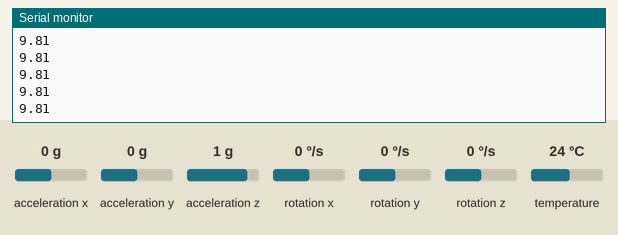
This program was run on a simulated Seeed XIAO ESP32-S3. Shown: the last lines printed to the serial monitor. The test bench sets the inputs (shaded band); at power-on: acceleration z 1 g, acceleration x 0 g, acceleration y 0 g, rotation x 0 °/s, rotation y 0 °/s, rotation z 0 °/s, temperature 24 °C. Nothing arrives over Bluetooth unless stated; a phone connects over Bluetooth LE 3 s after start.

Above: at 1.2 s.
1.3 s: acceleration z set to -1.4 g
At 1.34 s:
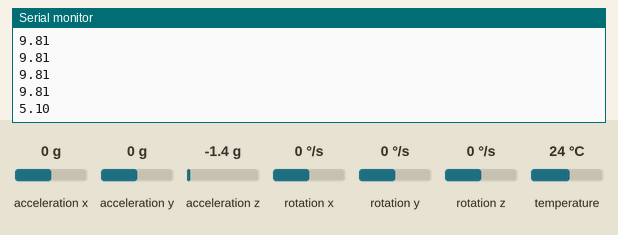
4.3 s: acceleration z set to -0.8 g
At 4.31 s:
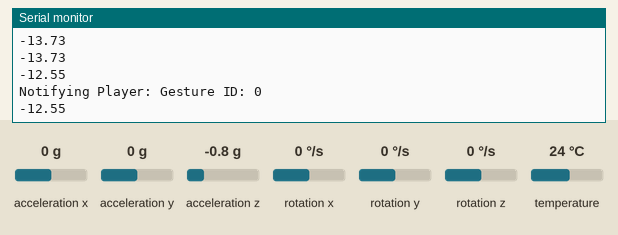
Timing chart, 0 to 7.3 s (numbered marks = the images above; inputs shaded):
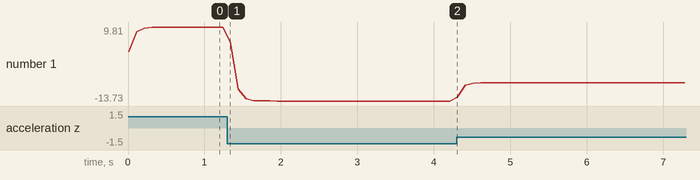

Measured:
- after the input at 1.3 s, the serial monitor: prints a new line at once (image 1)
- after the input at 4.3 s, the serial monitor: prints a new line at once (image 2)
- plotted number 1: 9.81 → -13.73 after the input at 1.3 s, -13.73 → -7.85 after the input at 4.3 s

The program:

main.cpp
```cpp
#include <Wire.h>
#include <Adafruit_MPU6050.h>
#include <Adafruit_Sensor.h>
#include <SPI.h>
#include <Arduino.h>
#include <Arduino_APDS9960.h>
#include <BLEDevice.h>
#include <BLEServer.h>
#include <BLEUtils.h>
#include <BLE2902.h>
#include <stdlib.h>

#define SERVICE_UUID        "89d32ebb-e935-47d3-9877-817c75c12572"
#define CHARACTERISTIC_UUID "10c5f81b-952e-4e3d-84a7-ab9e8ec83683"

struct DrumBeatData {
  int gesture;
  float AcclZ;
};

Adafruit_MPU6050 mpu;
float alpha = 0.5; // Initial filter constant
float filteredAccelZ = 0;
float previousAccelZ = 0; // Store the previous raw AccelZ for dynamic alpha adjustment

BLEServer* pServer = NULL;
BLECharacteristic* pCharacteristic = NULL;
bool deviceConnected = false;
bool oldDeviceConnected = false;
unsigned long previousMillis = 0;
const long interval = 200; // Reduced interval for more frequent updates
int lastGestureId = 0;

class MyServerCallbacks : public BLEServerCallbacks {
    void onConnect(BLEServer* pServer) {
        deviceConnected = true;
    };

    void onDisconnect(BLEServer* pServer) {
        deviceConnected = false;
    }
};

void setup() {
    Serial.begin(115200);
    Serial.print("start");
    Wire.begin();

    if (!mpu.begin()) {
        Serial.println("Failed to find MPU6050 chip");
        while (1) {
            delay(10);
        }
    } else {
        Serial.println("MPU6050 is connected locally");
    }

    mpu.setAccelerometerRange(MPU6050_RANGE_8_G);
    mpu.setGyroRange(MPU6050_RANGE_500_DEG);
    mpu.setFilterBandwidth(MPU6050_BAND_21_HZ);
    Serial.println("MPU6050 initialized");

    if (!APDS.begin()) {
        Serial.println("Failed to initialize APDS9960");
    } else {
        Serial.println("APDS9960 is connected locally");
    }

    BLEDevice::init("Drumstick");
    pServer = BLEDevice::createServer();
    pServer->setCallbacks(new MyServerCallbacks());
    BLEService *pService = pServer->createService(SERVICE_UUID);
    pCharacteristic = pService->createCharacteristic(
        CHARACTERISTIC_UUID,
        BLECharacteristic::PROPERTY_READ |
        BLECharacteristic::PROPERTY_WRITE |
        BLECharacteristic::PROPERTY_NOTIFY
    );
    pCharacteristic->addDescriptor(new BLE2902());
    pService->start();
    BLEAdvertising *pAdvertising = BLEDevice::getAdvertising();
    pAdvertising->addServiceUUID(SERVICE_UUID);
    pAdvertising->setScanResponse(true);
    pAdvertising->setMinPreferred(0x06);
    pAdvertising->setMinPreferred(0x12);
    BLEDevice::startAdvertising();
    Serial.println("Drumstick is now advertising. Waiting for Player to connect...");
}

void loop() {
    sensors_event_t a, g, temp;
    mpu.getEvent(&a, &g, &temp);

    // Dynamically adjust alpha based on the change in acceleration
    float deltaAccelZ = fabs(a.acceleration.z - previousAccelZ);
    if (deltaAccelZ > 1.0) { // Threshold for significant movement, adjust as necessary
        alpha = 0.8; // More responsive to sudden changes
    } else {
        alpha = 0.2; // Smoother for minor changes
    }
    previousAccelZ = a.acceleration.z; // Update previousAccelZ

    filteredAccelZ = alpha * filteredAccelZ + (1.0 - alpha) * a.acceleration.z;
    Serial.println(filteredAccelZ);

    int gestureId = 0;
    if (APDS.gestureAvailable()) {
        switch (APDS.readGesture()) {
            case GESTURE_UP: gestureId = 1; break;
            case GESTURE_DOWN: gestureId = 2; break;
            case GESTURE_LEFT: gestureId = 3; break;
            case GESTURE_RIGHT: gestureId = 4; break;
            default: gestureId = 0;
        }
        Serial.print("Detected Gesture ID: ");
        Serial.println(gestureId);

        if (gestureId != 0) {
            lastGestureId = gestureId;
        }
    }

    if (deviceConnected) {
        DrumBeatData drumData = {lastGestureId, filteredAccelZ};
        uint8_t message[sizeof(DrumBeatData)];
        memcpy(message, &drumData, sizeof(DrumBeatData));

        unsigned long currentMillis = millis();
        if (currentMillis - previousMillis >= interval) {
            pCharacteristic->setValue(message,sizeof(DrumBeatData));
            pCharacteristic->notify();
            Serial.print("Notifying Player: Gesture ID: ");
            Serial.println(lastGestureId);
            Serial.println(filteredAccelZ);
            previousMillis = currentMillis;
        }
    }

    if (!deviceConnected && oldDeviceConnected) {
        delay(500);
        pServer->startAdvertising();
        oldDeviceConnected = deviceConnected;
        Serial.println("Drumstick starts advertising again");
    }

    if (deviceConnected && !oldDeviceConnected) {
        oldDeviceConnected = deviceConnected;
    }

    delay(100);
}
```
